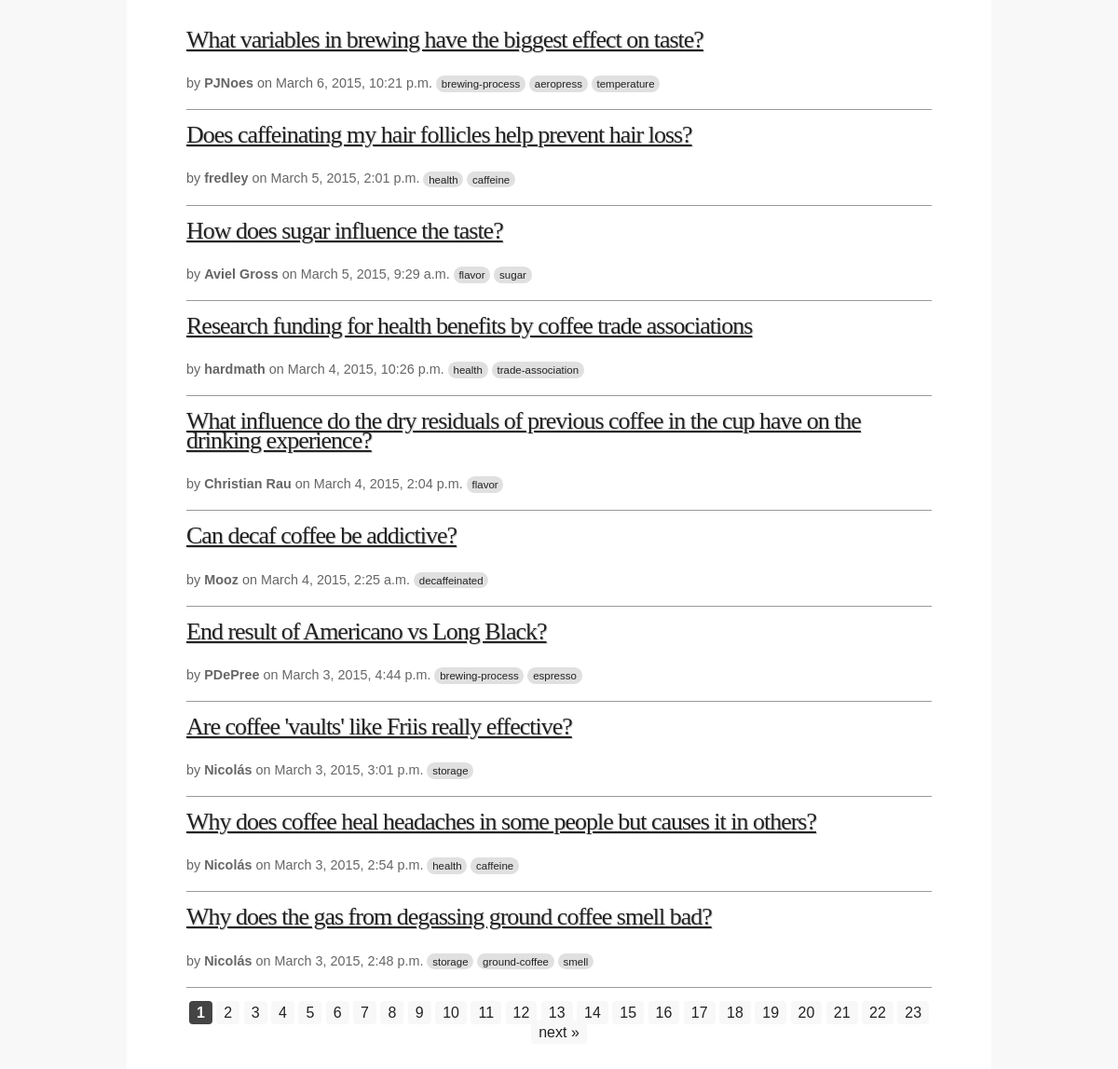
The page / on the database its author committed.
### qa/models.py (models this page shows, shortened)
class Post(models.Model):
    owner = models.ForeignKey(User)
    creation_date = models.DateTimeField()
    last_activity_date = models.DateTimeField()
    score = models.IntegerField()
    body = models.TextField()
    comment_count = models.PositiveIntegerField()
    class Meta:
        abstract = True

class Question(Post):
    answer_count = models.PositiveIntegerField()
    tags_string = models.TextField()
    title = models.CharField(max_length=1024)
    favorite_count = models.PositiveIntegerField()
    view_count = models.PositiveIntegerField()
    accepted_answer = models.ForeignKey('Answer', related_name='accepted_for',
            null=True, blank=True)
    last_editor = models.ForeignKey(User, null=True, blank=True,
            related_name='last_edited_questions')
    last_edit_date  = models.DateTimeField(null=True, blank=True)
    @property
    def tags(self):
        return tag_re.findall(self.tags_string)

class User(models.Model):
    email = models.CharField(max_length=200)
    date_joined = models.DateTimeField()
    display_name = models.CharField(max_length=200)
    url = models.CharField(max_length=400)
    location = models.CharField(max_length=400)
    description = models.TextField()
    views = models.PositiveIntegerField()
    votes_up = models.PositiveIntegerField()
    votes_down = models.PositiveIntegerField()
    age = models.PositiveIntegerField()

### qa/views.py (the view)
# urls.py: url(r'^$', QuestionList.as_view(), name='qa-list'),
class QuestionList(ListView):
    model = Question
    ordering = '-creation_date'
    paginate_by = 10

### qa/templates/qa/question_list.html (shortened to what this page needs)
{% extends "base.html" %}
{% block "body" %}
<div id="content" class="list">
  <section class="questions">
    {% for question in object_list %}
      <div class="question">
        <h2>
            <a href="{% url "qa-question" pk=question.id %}">
              {{ question.title }}
            </a>
        </h2>
        <div class="header">
          <p class="meta">
            by <span class="author">{{ question.owner.display_name }}</span>
            on <span class="date">{{ question.creation_date|date }}, {{ question.creation_date|time }}</span>
            {% for t in question.tags %}
                <span class="tag"><a href="#">{{ t }}</a></span>
            {% endfor %}
          </p>
        </div>
      </div>
    {% endfor %}
  </section>
  <section class="pagination">
    <span class="step-links">
      {% for p in paginator.page_range %}
        <a href="?page={{ p }}"{% ifequal p page_obj.number %} class="current"{% endifequal %}>{{ p }}</a>
      {% endfor %}
      {% if page_obj.has_next %}
        <a href="?page={{ page_obj.next_page_number }}" class="next">next &raquo;</a>
     {% endif %}
    </span>
  </section>
</div>
{% endblock %}

### qa/templates/base.html (shortened to what this page needs)
{% load staticfiles %}<!DOCTYPE html>
<html>
<head>
  <link rel="stylesheet" href="{% static "base.css" %}">
</head>
<body>
  {% block "body" %} {% endblock %}
</body>
</html>

### qa/static/base.css (style rules this page uses)
body { color: #222; background: #f8f8f8; font-family: sans-serif; line-height: 132%; margin: 0; }
p { margin: 0 0 0.5em 0; }
p.meta, .meta p { margin-bottom: 0; }
a { color: #222; }
#content { background: #fff; width: 50em; padding: 2em 4em; margin: 0 auto; }
.meta .author { font-weight: bolder; }
.question { margin: 0 0 1em 0; padding: 0 0 0 0; }
.questions .question { padding: 0 0 1em 0; border-bottom: 1px solid #999; }
.question .header { font-size: 90%; }
.question h1, .question h2 { color: #444; font-family: serif; font-weight: 100; letter-spacing: -1px; padding: 0 0 0.5em 0; margin: 0 0 0.5em 0; text-shadow: 1px 1px 0px rgba(0,0,0,0.2); }
.question h2 { font-size: 26px; }
.question .meta { color: #666; }
.question .meta .tag { font-size: 80%; font-family: sans-serif; background: #e0e0e0; padding: 0.25em 0.5em; border-radius: 0.75em; }
.question .meta .tag a { text-decoration: none; }
.list .pagination { text-align: center; margin: 1em 0 1em 0; }
.list .pagination a { color: #222; background: #f8f8f8; font-weight: normal; text-decoration: none; padding: 0.25em 0.5em; border-radius: 0.25em; }
.list .pagination a.current { color: #f8f8f8; background: #444; font-weight: bolder; }

### rows shown on the page
Question: title "What variables in brewing have the biggest effect on taste?", owner.display_name "PJNoes", creation_date "March 6, 2015", creation_date "10:21 p.m.", tags "brewing-process" "aeropress" "temperature"
Question: title "Does caffeinating my hair follicles help prevent hair loss?", owner.display_name "fredley", creation_date "March 5, 2015", creation_date "2:01 p.m.", tags "health" "caffeine"
Question: title "How does sugar influence the taste?", owner.display_name "Aviel Gross", creation_date "March 5, 2015", creation_date "9:29 a.m.", tags "flavor" "sugar"
Question: title "Research funding for health benefits by coffee trade associations", owner.display_name "hardmath", creation_date "March 4, 2015", creation_date "10:26 p.m.", tags "health" "trade-association"
Question: title "What influence do the dry residuals of previous coffee in the cup have on the drinking experience?", owner.display_name "Christian Rau", creation_date "March 4, 2015", creation_date "2:04 p.m.", tags "flavor"
Question: title "Can decaf coffee be addictive?", owner.display_name "Mooz", creation_date "March 4, 2015", creation_date "2:25 a.m.", tags "decaffeinated"
Question: title "End result of Americano vs Long Black?", owner.display_name "PDePree", creation_date "March 3, 2015", creation_date "4:44 p.m.", tags "brewing-process" "espresso"
Question: title "Are coffee 'vaults' like Friis really effective?", owner.display_name "Nicolás", creation_date "March 3, 2015", creation_date "3:01 p.m.", tags "storage"
Question: title "Why does coffee heal headaches in some people but causes it in others?", owner.display_name "Nicolás", creation_date "March 3, 2015", creation_date "2:54 p.m.", tags "health" "caffeine"
Question: title "Why does the gas from degassing ground coffee smell bad?", owner.display_name "Nicolás", creation_date "March 3, 2015", creation_date "2:48 p.m.", tags "storage" "ground-coffee" "smell"

### other values the page prints
{{ p }} "1" "2" "3" "4" "5" "6" "7" "8" "9" "10" "11" "12" "13" "14" "15" "16" "17" "18" "19" "20" "21" "22" "23"
